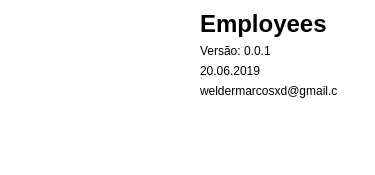
<?xml version="1.0" encoding="UTF-8"?>
<ui version="4.0">
 <class>About</class>
 <widget class="QWidget" name="About">
  <property name="geometry">
   <rect>
    <x>0</x>
    <y>0</y>
    <width>375</width>
    <height>175</height>
   </rect>
  </property>
  <property name="minimumSize">
   <size>
    <width>375</width>
    <height>175</height>
   </size>
  </property>
  <property name="maximumSize">
   <size>
    <width>375</width>
    <height>175</height>
   </size>
  </property>
  <property name="windowTitle">
   <string>About</string>
  </property>
  <property name="windowIcon">
   <iconset resource="../resources/employees.qrc">
    <normaloff>:/icons/svg/boss.svg</normaloff>:/icons/svg/boss.svg</iconset>
  </property>
  <property name="styleSheet">
   <string notr="true">background-color: rgb(255, 255, 255);</string>
  </property>
  <widget class="QLabel" name="label">
   <property name="geometry">
    <rect>
     <x>10</x>
     <y>10</y>
     <width>150</width>
     <height>150</height>
    </rect>
   </property>
   <property name="text">
    <string/>
   </property>
   <property name="pixmap">
    <pixmap resource="../resources/employees.qrc">:/icons/svg/boss.svg</pixmap>
   </property>
   <property name="scaledContents">
    <bool>true</bool>
   </property>
  </widget>
  <widget class="QWidget" name="">
   <property name="geometry">
    <rect>
     <x>200</x>
     <y>10</y>
     <width>137</width>
     <height>88</height>
    </rect>
   </property>
   <layout class="QVBoxLayout" name="verticalLayout">
    <item>
     <widget class="QLabel" name="label_2">
      <property name="font">
       <font>
        <pointsize>18</pointsize>
        <weight>75</weight>
        <bold>true</bold>
       </font>
      </property>
      <property name="text">
       <string>Employees</string>
      </property>
     </widget>
    </item>
    <item>
     <widget class="QLabel" name="label_3">
      <property name="text">
       <string>Versão: 0.0.1</string>
      </property>
     </widget>
    </item>
    <item>
     <widget class="QLabel" name="label_5">
      <property name="text">
       <string>20.06.2019</string>
      </property>
     </widget>
    </item>
    <item>
     <widget class="QLabel" name="label_4">
      <property name="text">
       <string>weldermarcosxd@gmail.com</string>
      </property>
     </widget>
    </item>
   </layout>
  </widget>
 </widget>
 <resources>
  <include location="../resources/employees.qrc"/>
 </resources>
 <connections/>
</ui>
